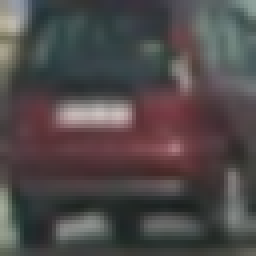
#> input picture vehicles/GTI_Far/image0131.png, 64 x 64 px (shown 4 times larger); its folder holds 3 pictures in this run
$ jupyter execute --allow-errors detect-vehicle.ipynb   (shell and % lines are left out)   (older library calls are emulated)
#> lines starting #> are read from the running program, lines starting #| are printed output that depends on the picture
[cell 1]
import glob
import cv2
import numpy as np
from skimage.feature import hog
import matplotlib.pyplot as plt
from sklearn.svm import LinearSVC
import matplotlib.image as mpimg
from sklearn.model_selection import train_test_split
from sklearn.preprocessing import StandardScaler

[cell 2]
car_images = glob.glob("./vehicles/**/*.png")
noncar_images = glob.glob("./non-vehicles/**/*.png")

[cell 3]
len(car_images),len(noncar_images)

[cell 4]
car_example = cv2.cvtColor(cv2.imread(car_images[1]),cv2.COLOR_BGR2RGB)
#> (the rest of this cell did not finish here and is left out)

[cell 5]
def get_hog_features(img,orient,pix_per_cell,cell_per_block,vis=False,feature_vec=True):
    if vis == True:
        features,hog_image = hog(img,orientations=orient,
                                pixels_per_cell=(pix_per_cell,pix_per_cell),
                                cells_per_block=(cell_per_block,cell_per_block),
                                transform_sqrt=True,
                                visualise=vis,feature_vector=feature_vec)
        return features,hog_image

    else:
        features = hog(img,orientations=orient,
                      pixels_per_cell=(pix_per_cell,pix_per_cell),
                      cells_per_block=(cell_per_block,cell_per_block),
                      transform_sqrt=True,
                      visualise=vis,feature_vector=feature_vec)
        return features

[cell 6]
car_img = mpimg.imread(car_images[3])
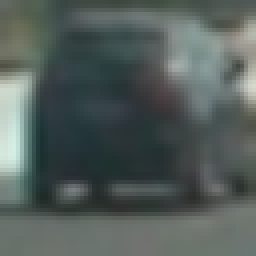
#> input picture vehicles/GTI_Left/image0028.png, 64 x 64 px (shown 4 times larger)
#> car_img is the input picture: shape (64, 64, 3) float32; mean R, G, B 0.328, 0.367, 0.355
_,car_dst = get_hog_features(car_img[:,:,2],9,8,8,vis=True,feature_vec=True)
#> in get_hog_features, `features,hog_image = hog(img,orientations=orient, pixels_per_cell=(pix..`: features = 576 values, max 0.219 at index 31, min 0 at index 8, mean 0.02
#> in get_hog_features, `features,hog_image = hog(img,orientations=orient, pixels_per_cell=(pix..`:
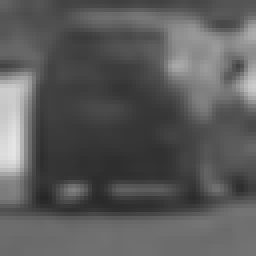
#> img: shape (64, 64) float32 (shown 4 times larger); min 0.153, max 0.898, mean 0.355
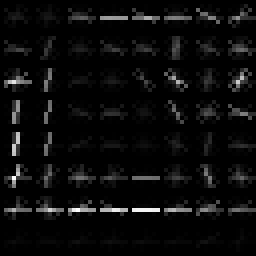
#> car_dst: shape (64, 64) float32 (shown 4 times larger); min 0, max 0.0907, mean 0.00412; drawn with min black and max white
#> (the rest of this cell did not finish here and is left out)

[cell 7]
def extract_features(imgs,cspace="RGB",spatial_size=(32,32),hist_bins=32,orient=9,
                     pix_per_cell=8,cell_per_block=2,hog_channel="ALL",spatial_feat=True,hist_feat=True,hog_feat=True):
#> called with cspace = 'YCrCb', spatial_size = (32, 32), hist_bins = 32, orient = 9, pix_per_cell = 8, cell_per_block = 2, hog_channel = 'ALL', spatial_feat = True
    features = []
    for file in imgs:
        file_features = []
        image = mpimg.imread(file)
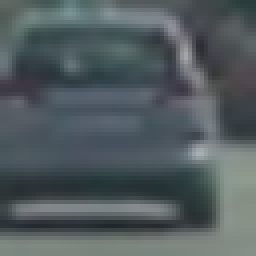
#> input picture vehicles/GTI_Far/image0006.png, 64 x 64 px (shown 4 times larger)
#> image is the input picture: shape (64, 64, 3) float32; mean R, G, B 0.322, 0.361, 0.373
        if cspace != 'RGB':
            if cspace == 'HSV':
                feature_image = cv2.cvtColor(image, cv2.COLOR_RGB2HSV)
            elif cspace == 'LUV':
                feature_image = cv2.cvtColor(image, cv2.COLOR_RGB2LUV)
            elif cspace == 'HLS':
                feature_image = cv2.cvtColor(image, cv2.COLOR_RGB2HLS)
            elif cspace == 'YUV':
                feature_image = cv2.cvtColor(image, cv2.COLOR_RGB2YUV)
            elif cspace == 'YCrCb':
                feature_image = cv2.cvtColor(image, cv2.COLOR_RGB2YCrCb)
#> feature_image: shape (64, 64, 3) float32; mean of channels 0, 1, 2 0.351, 0.48, 0.513
        else: feature_image = np.copy(image)

        if spatial_feat is True:
            spatial_features = bin_spatial(feature_image,size=spatial_size)
            file_features.append(spatial_features)

        if hist_feat is True:
            hist_features = color_hist(feature_image,nbins=hist_bins)
            file_features.append(hist_features)

        if hog_feat is True:
            if hog_channel == "ALL":
                hog_features = []
                for channel in range(feature_image.shape[2]):
                    hog_features.append(get_hog_features(feature_image[:,:,channel],
                                                        orient,pix_per_cell,cell_per_block,
                                                        vis=False,feature_vec=True))
                hog_features = np.ravel(hog_features)
            else:
                hog_features = get_hog_features(feature_image[:,:,hog_channel],orient,
                                               pix_per_cell,cell_per_block,vis=False,feature_vec=True)
            file_features.append(hog_features)
        features.append(np.concatenate(file_features))
    return features

[cell 8]
def bin_spatial(img, size=(32, 32)):
#> called with size = (32, 32)
    color1 = cv2.resize(img[:, :, 0], size).ravel()
#> color1 = 1024 values, max 0.622 at index 632, min 0.179 at index 755, mean 0.351
    color2 = cv2.resize(img[:, :, 1], size).ravel()
#> color2 = 1024 values, max 0.512 at index 350, min 0.448 at index 41, mean 0.48
    color3 = cv2.resize(img[:, :, 2], size).ravel()
#> color3 = 1024 values, max 0.533 at index 394, min 0.483 at index 799, mean 0.513
#> in extract_features, `spatial_features = bin_spatial(feature_image,size=spatial_size)`: spatial_features = 3072 values, max 0.622 at index 632, min 0.179 at index 755, mean 0.448
    return np.hstack((color1, color2, color3))

def color_hist(img,nbins=32):
#> called with nbins = 32
    channel1_hist = np.histogram(img[:,:,0],bins=nbins)
    channel2_hist = np.histogram(img[:,:,1],bins=nbins)
    channel3_hist = np.histogram(img[:,:,2],bins=nbins)

    hist_features = np.concatenate((channel1_hist[0],channel2_hist[0],channel3_hist[0]))
#> hist_features = 96 values, max 424 at index 49, min 0 at index 29, mean 128

    return hist_features

[cell 9]
colorspace = "YCrCb"
orient = 9
hist_bins=32
pix_per_cell = 8
cell_per_block = 2
hog_channel = "ALL"
spatial_feat = True
hist_feat = True
hog_feat = True
spatial_size=(32,32)

car_features = extract_features(car_images,cspace=colorspace,spatial_size=spatial_size, hist_bins=hist_bins,orient=orient,
                                                pix_per_cell=pix_per_cell,cell_per_block=cell_per_block,hog_channel=hog_channel,
                               spatial_feat=spatial_feat,hist_feat=hist_feat,hog_feat=hog_feat)
#> after the loop in extract_features, `for channel in range(feature_image.shape[2]):`: hog_features = 3 items
#> in extract_features, `hog_features = np.ravel(hog_features)`: hog_features = 5292 values, max 0.622 at index 1030, min 0 at index 10, mean 0.122
noncar_features = extract_features(noncar_images,cspace=colorspace,spatial_size=spatial_size,hist_bins=hist_bins, orient=orient,
                                                      pix_per_cell=pix_per_cell,cell_per_block=cell_per_block,hog_channel=hog_channel,
                                spatial_feat=spatial_feat,hist_feat=hist_feat,hog_feat=hog_feat)
